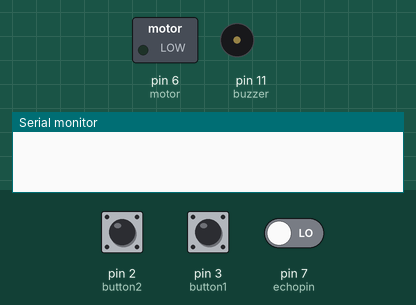
Recording of a sketch running on a simulated Arduino Uno, built with avr-gcc and run on an emulated ATmega328P. Parts: switched loads named in the sketch (green lamp = pin HIGH), buzzer (waves = sounding, pin HIGH), the last lines printed to the serial monitor. Inputs (shaded band) come from the test bench; at power-on: pin 2 (button2) HIGH, pin 3 (button1) HIGH, pin 7 (echopin) LOW. Pins used as bus, display or sensor lines are not drawn.

Above: at 0.1 s.
At 1.2 s:
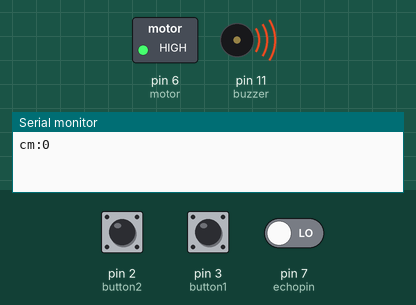
Timing chart, 0 to 2.7 s (numbered marks = the images above):
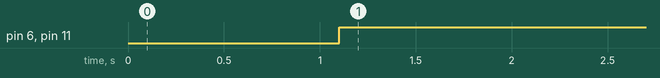

The sketch:

main.ino
```cpp
#define buzzer 11 // this pin use for Alarm
#define motor  6 // this pin use for Vibrator Motor

#define echopin 7 // echo pin
#define trigpin 8 // Trigger pin.

#define button1 3 // this button use for Alarm & Vibrator mode
#define button2 2 // this button use for only Vibrator mode

int Alarm = 1, Vibrator = 1;
int cm; // Duration used to calculate distance

void setup() { // put your setup code here, to run once
  Serial.begin(9600);// initialize serial communication at 9600 bits per second:

  pinMode(button1, INPUT_PULLUP);
  pinMode(button2, INPUT_PULLUP);

  pinMode(buzzer, OUTPUT); //declare buzzer as output
  pinMode(motor, OUTPUT); //declare vibrator Motor as output

  pinMode(trigpin, OUTPUT); // declare ultrasonic sensor Echo pin as input
  pinMode(echopin, INPUT);  // declare ultrasonic sensor Trigger pin as Output

  delay(100);
}

void loop() {

  if (digitalRead(button1) == 0) Alarm = 1, Vibrator = 1; //Alarm & Vibrator mode
  if (digitalRead(button2) == 0) Alarm = 0, Vibrator = 1; //only Vibrator mode

  // Write a pulse to the HC-SR04 Trigger Pin
  digitalWrite(trigpin, LOW);
  delayMicroseconds(2);
  digitalWrite(trigpin, HIGH);
  delayMicroseconds(10);

  // Measure the response from the HC-SR04 Echo Pin
  long ultra_time = pulseIn (echopin, HIGH);
  // Determine distance from duration
  // Use 343 metres per second as speed of sound
  cm =  ultra_time / 29 / 2;

  Serial.print("cm:"); Serial.println(cm);

  if (cm >= 20 && cm <= 100) {
    int d = map(cm, 20, 100, 20, 2000);
    if (Alarm == 1)digitalWrite(buzzer, HIGH); // Turn on Buzzer
    if (Vibrator == 1)digitalWrite(motor, HIGH); // Turn on Vibrator
    delay(100);
    digitalWrite(buzzer, LOW); // Turn off Buzzer
    digitalWrite(motor, LOW);  // Turn off Vibrator
    delay(d);
  }
  if (cm < 20) {
    if (Alarm == 1)digitalWrite(buzzer, HIGH); // Turn on Buzzer
    if (Vibrator == 1)digitalWrite(motor, HIGH); // Turn on Vibrator
  }

  if (cm > 100) {
    digitalWrite(buzzer, LOW); // Turn off Buzzer
    digitalWrite(motor, LOW);  // Turn off Vibrator
  }

  delay(10);
}
```

Measured:
- by itself, pin 6 (motor), pin 11 (buzzer): LOW → HIGH at 1.1 s
